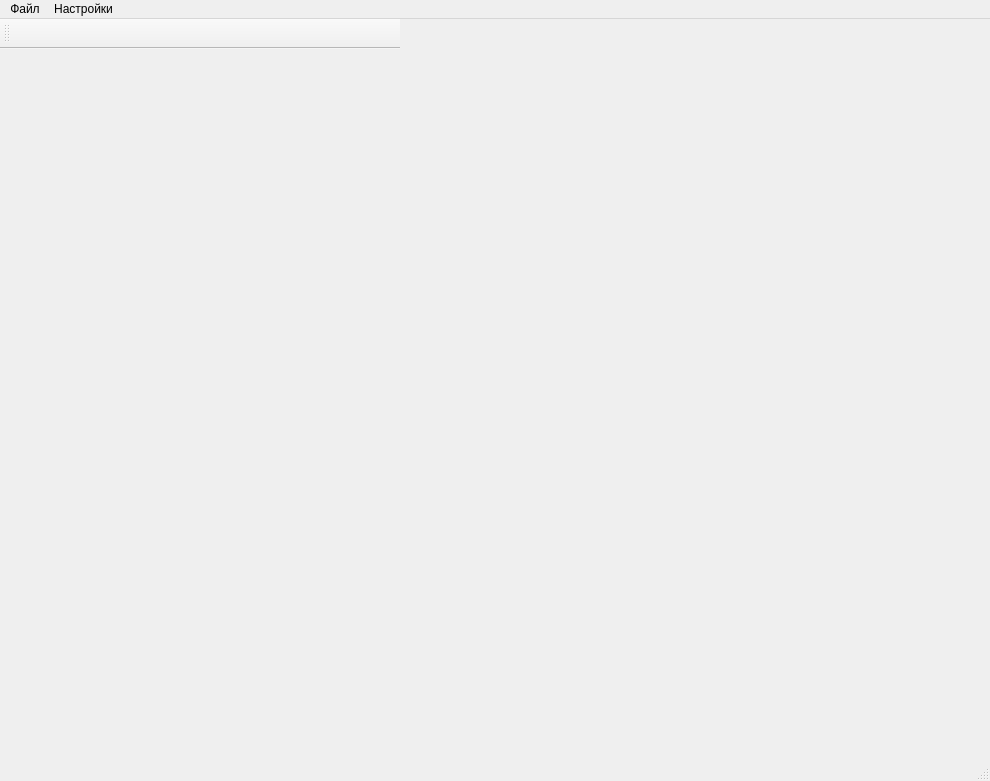
<?xml version="1.0" encoding="UTF-8"?>
<ui version="4.0">
 <class>MainWindow</class>
 <widget class="QMainWindow" name="MainWindow">
  <property name="enabled">
   <bool>true</bool>
  </property>
  <property name="geometry">
   <rect>
    <x>0</x>
    <y>0</y>
    <width>990</width>
    <height>781</height>
   </rect>
  </property>
  <property name="sizePolicy">
   <sizepolicy hsizetype="Expanding" vsizetype="Expanding">
    <horstretch>0</horstretch>
    <verstretch>0</verstretch>
   </sizepolicy>
  </property>
  <property name="minimumSize">
   <size>
    <width>0</width>
    <height>0</height>
   </size>
  </property>
  <property name="maximumSize">
   <size>
    <width>16777215</width>
    <height>16777215</height>
   </size>
  </property>
  <property name="sizeIncrement">
   <size>
    <width>0</width>
    <height>0</height>
   </size>
  </property>
  <property name="focusPolicy">
   <enum>Qt::ClickFocus</enum>
  </property>
  <property name="contextMenuPolicy">
   <enum>Qt::DefaultContextMenu</enum>
  </property>
  <property name="windowTitle">
   <string>Oscilloscope ddii</string>
  </property>
  <property name="autoFillBackground">
   <bool>false</bool>
  </property>
  <property name="styleSheet">
   <string notr="true"/>
  </property>
  <property name="documentMode">
   <bool>false</bool>
  </property>
  <property name="tabShape">
   <enum>QTabWidget::Rounded</enum>
  </property>
  <widget class="QWidget" name="centralwidget">
   <property name="enabled">
    <bool>true</bool>
   </property>
   <property name="sizePolicy">
    <sizepolicy hsizetype="Expanding" vsizetype="Expanding">
     <horstretch>0</horstretch>
     <verstretch>0</verstretch>
    </sizepolicy>
   </property>
   <property name="minimumSize">
    <size>
     <width>0</width>
     <height>0</height>
    </size>
   </property>
   <property name="sizeIncrement">
    <size>
     <width>1</width>
     <height>1</height>
    </size>
   </property>
   <property name="baseSize">
    <size>
     <width>0</width>
     <height>0</height>
    </size>
   </property>
   <property name="mouseTracking">
    <bool>false</bool>
   </property>
   <property name="toolTipDuration">
    <number>-1</number>
   </property>
   <layout class="QVBoxLayout" name="verticalLayout_7">
    <item>
     <layout class="QGridLayout" name="gridLayout_main_split" columnstretch="0">
      <property name="leftMargin">
       <number>0</number>
      </property>
      <property name="topMargin">
       <number>0</number>
      </property>
      <property name="rightMargin">
       <number>0</number>
      </property>
      <property name="bottomMargin">
       <number>0</number>
      </property>
      <property name="spacing">
       <number>0</number>
      </property>
     </layout>
    </item>
   </layout>
  </widget>
  <widget class="QMenuBar" name="menubar">
   <property name="geometry">
    <rect>
     <x>0</x>
     <y>0</y>
     <width>990</width>
     <height>23</height>
    </rect>
   </property>
   <widget class="QMenu" name="menu">
    <property name="title">
     <string>Файл</string>
    </property>
    <addaction name="action"/>
    <addaction name="action_8"/>
   </widget>
   <widget class="QMenu" name="menu_2">
    <property name="title">
     <string>Настройки</string>
    </property>
   </widget>
   <addaction name="menu"/>
   <addaction name="menu_2"/>
  </widget>
  <widget class="QStatusBar" name="statusbar"/>
  <widget class="QToolBar" name="toolBar">
   <property name="sizePolicy">
    <sizepolicy hsizetype="Preferred" vsizetype="Fixed">
     <horstretch>0</horstretch>
     <verstretch>0</verstretch>
    </sizepolicy>
   </property>
   <property name="minimumSize">
    <size>
     <width>400</width>
     <height>30</height>
    </size>
   </property>
   <property name="maximumSize">
    <size>
     <width>0</width>
     <height>0</height>
    </size>
   </property>
   <property name="contextMenuPolicy">
    <enum>Qt::NoContextMenu</enum>
   </property>
   <property name="windowTitle">
    <string>toolBar</string>
   </property>
   <attribute name="toolBarArea">
    <enum>TopToolBarArea</enum>
   </attribute>
   <attribute name="toolBarBreak">
    <bool>true</bool>
   </attribute>
  </widget>
  <action name="action">
   <property name="text">
    <string>Сохранить конфигурацию</string>
   </property>
   <property name="font">
    <font>
     <pointsize>10</pointsize>
    </font>
   </property>
  </action>
  <action name="action_2">
   <property name="text">
    <string>Сохранить как...</string>
   </property>
  </action>
  <action name="action_3">
   <property name="text">
    <string>Сохранить конфигурацию как...</string>
   </property>
   <property name="font">
    <font>
     <pointsize>10</pointsize>
    </font>
   </property>
  </action>
  <action name="menu_action_MPP_cntrl">
   <property name="text">
    <string>Калибровка уровней МПП</string>
   </property>
   <property name="font">
    <font>
     <pointsize>10</pointsize>
    </font>
   </property>
  </action>
  <action name="action_5">
   <property name="text">
    <string>Настройки шкалы графиков</string>
   </property>
   <property name="font">
    <font>
     <pointsize>10</pointsize>
    </font>
   </property>
  </action>
  <action name="action_6">
   <property name="text">
    <string>Настройки подключения к ДДИИ</string>
   </property>
   <property name="font">
    <font>
     <pointsize>10</pointsize>
    </font>
   </property>
  </action>
  <action name="menu_action_parser">
   <property name="text">
    <string>Парсер</string>
   </property>
   <property name="font">
    <font>
     <pointsize>10</pointsize>
    </font>
   </property>
  </action>
  <action name="action_MODBUS">
   <property name="text">
    <string>Терминал MODBUS</string>
   </property>
   <property name="font">
    <font>
     <pointsize>10</pointsize>
    </font>
   </property>
  </action>
  <action name="action_8">
   <property name="text">
    <string>Загрузить конфигурацию</string>
   </property>
   <property name="font">
    <font>
     <pointsize>10</pointsize>
    </font>
   </property>
  </action>
  <action name="action_9">
   <property name="text">
    <string>О программе</string>
   </property>
   <property name="font">
    <font>
     <pointsize>10</pointsize>
    </font>
   </property>
  </action>
  <action name="actionCOM">
   <property name="text">
    <string>COM-порт</string>
   </property>
   <property name="font">
    <font>
     <pointsize>10</pointsize>
    </font>
   </property>
  </action>
  <action name="menu_action_ddii_config">
   <property name="text">
    <string>Настройка конфигурации ДДИИ</string>
   </property>
   <property name="font">
    <font>
     <pointsize>10</pointsize>
    </font>
   </property>
  </action>
  <action name="menu_action_MPP_cntrl_2">
   <property name="text">
    <string>Калибровка уровней МПП</string>
   </property>
   <property name="font">
    <font>
     <family>MS Shell Dlg 2</family>
     <pointsize>9</pointsize>
    </font>
   </property>
  </action>
  <action name="menu_action_HVIP_2">
   <property name="text">
    <string>Управление напряжением ВИП</string>
   </property>
   <property name="font">
    <font>
     <pointsize>10</pointsize>
    </font>
   </property>
  </action>
 </widget>
 <resources/>
 <connections/>
</ui>
